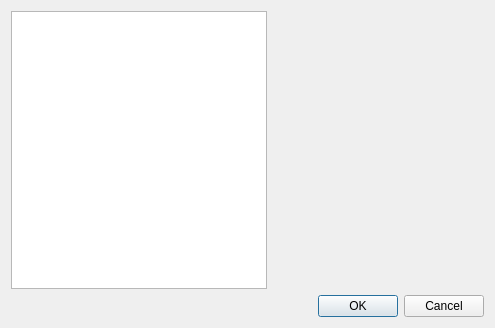
<?xml version="1.0" encoding="UTF-8"?>
<ui version="4.0">
 <class>PGE_EditorPluginInfo</class>
 <widget class="QDialog" name="PGE_EditorPluginInfo">
  <property name="geometry">
   <rect>
    <x>0</x>
    <y>0</y>
    <width>495</width>
    <height>328</height>
   </rect>
  </property>
  <property name="windowTitle">
   <string>Dialog</string>
  </property>
  <layout class="QGridLayout" name="gridLayout">
   <item row="0" column="0" rowspan="2">
    <widget class="QListWidget" name="pluginList"/>
   </item>
   <item row="1" column="1">
    <spacer name="horizontalSpacer">
     <property name="orientation">
      <enum>Qt::Horizontal</enum>
     </property>
     <property name="sizeType">
      <enum>QSizePolicy::Expanding</enum>
     </property>
     <property name="sizeHint" stdset="0">
      <size>
       <width>40</width>
       <height>20</height>
      </size>
     </property>
    </spacer>
   </item>
   <item row="0" column="1">
    <widget class="QLabel" name="textInfo">
     <property name="maximumSize">
      <size>
       <width>16777215</width>
       <height>16777215</height>
      </size>
     </property>
     <property name="text">
      <string/>
     </property>
     <property name="alignment">
      <set>Qt::AlignLeading|Qt::AlignLeft|Qt::AlignTop</set>
     </property>
     <property name="wordWrap">
      <bool>true</bool>
     </property>
    </widget>
   </item>
   <item row="2" column="1">
    <widget class="QDialogButtonBox" name="pluginButtonBox">
     <property name="orientation">
      <enum>Qt::Horizontal</enum>
     </property>
     <property name="standardButtons">
      <set>QDialogButtonBox::Cancel|QDialogButtonBox::Ok</set>
     </property>
     <property name="centerButtons">
      <bool>false</bool>
     </property>
    </widget>
   </item>
  </layout>
 </widget>
 <resources/>
 <connections/>
</ui>
